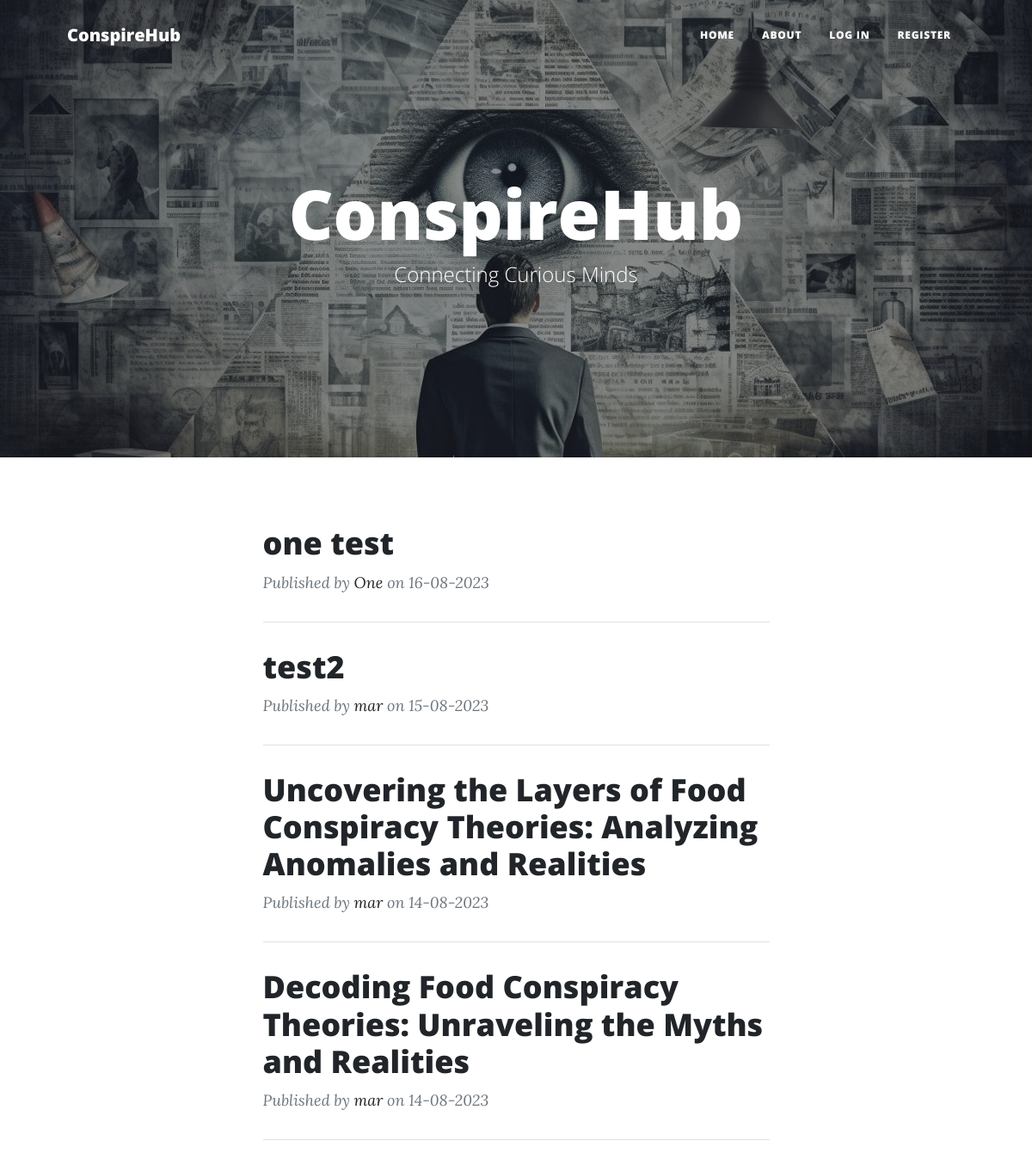
Before: / (upper part) with the older database file.
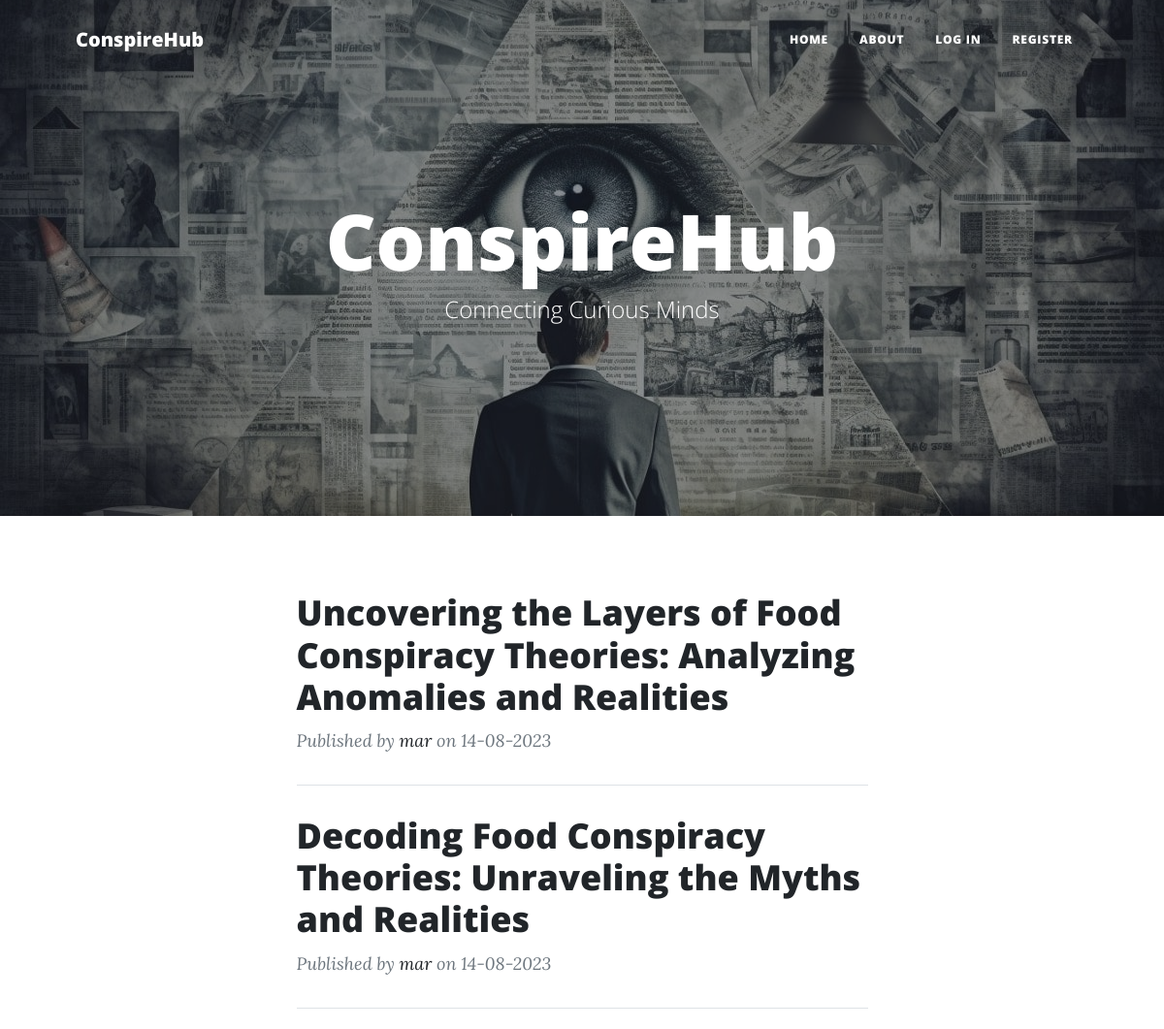
After: the same page with the newer database file.
### blogproject/models.py (models this page shows, shortened)
class BlogPost(db.Model):
    users = db.relationship(User)
    id = db.Column(db.Integer, primary_key=True)
    user_id = db.Column(db.Integer, db.ForeignKey('users.id'), nullable=False)
    date = db.Column(db.DateTime, nullable=False, default=datetime.utcnow)
    title = db.Column(db.String(160), nullable=False)
    text = db.Column(db.Text, nullable=False)

class User(db.Model, UserMixin):
    __tablename__ = 'users'
    id = db.Column(db.Integer, primary_key=True)
    profile_image = db.Column(
        db.String(64), nullable=False, default='snake.png')
    email = db.Column(db.String(64), unique=True, index=True)
    username = db.Column(db.String(64), unique=True, index=True)
    password_hash = db.Column(db.String(128))
    posts = db.relationship('BlogPost', backref='author', lazy=True)

### blogproject/core/views.py (the view)
@core.route('/')
def index():
    page = request.args.get('page', 1, type=int)
    blog_posts = BlogPost.query.order_by(BlogPost.date.desc()).paginate(page=page, per_page=5)
    return render_template('index.html', blog_posts=blog_posts)

### blogproject/templates/index.html (shortened to what this page needs)
{% extends "base.html" %}
{% block content %}
    <div class="container px-4 px-lg-5">
        <div class="row gx-4 gx-lg-5 justify-content-center">
            <div class="col-md-10 col-lg-8 col-xl-7">
                {% for post in blog_posts.items %}
                <div class="post-preview">
                    <a href="{{ url_for('blog_posts.view_post', blog_post_id=post.id) }}">
                        <h2 class="post-title">{{ post.title}}</h2>
                    </a>
                    <p class="post-meta">
                        Published by
                        <a href="{{ url_for('users.user_posts', username=post.author.username) }}">{{post.author.username }}</a>
                        on <span>{{ post.date.strftime('%d-%m-%Y') }}</span>
                    </p>
                </div>
                <hr class="my-4" />
                {% endfor %}
            </div>
        </div>
    </div>
    {% endblock %}

### blogproject/templates/base.html (shortened to what this page needs)
<!DOCTYPE html>
<html lang="en" dir="ltr">
<head>
        <link href="{{ url_for('static', filename='css/style.css') }}" rel="stylesheet"/>
</head>
<body>
    <nav class="navbar navbar-expand-lg navbar-light" id="mainNav">
        <div class="container px-4 px-lg-5">
            <a class="navbar-brand" href="{{url_for('core.index')}}">ConspireHub</a>
            <div class="collapse navbar-collapse" id="navbarResponsive">
                <ul class="navbar-nav ms-auto py-4 py-lg-0">
                    <li class="nav-item"><a class="nav-link px-lg-3 py-3 py-lg-4" href="{{url_for('core.index')}}">Home</a></li>
                    <li class="nav-item"><a class="nav-link px-lg-3 py-3 py-lg-4" href="{{url_for('core.info')}}">About</a></li>
                    {% if current_user.is_authenticated %}
                    <li class="nav-item"><a class="nav-link px-lg-3 py-3 py-lg-4" href="{{url_for('users.logout')}}">Log Out</a></li>
                    <li class="nav-item"><a class="nav-link px-lg-3 py-3 py-lg-4" href="{{url_for('users.account')}}">Account</a></li>
                    <li class="nav-item"><a class="nav-link px-lg-3 py-3 py-lg-4" href="{{url_for('blog_posts.create_post')}}">Create Article</a></li>
                    {% else %}
                    <li class="nav-item"><a class="nav-link px-lg-3 py-3 py-lg-4" href="{{url_for('users.login')}}">Log In</a></li>
                    <li class="nav-item"><a class="nav-link px-lg-3 py-3 py-lg-4" href="{{url_for('users.register')}}">Register</a></li>
                    {% endif %}
                </ul>
            </div>
        </div>
    </nav>
    <header class="masthead" style="background-image: url('{{ url_for('static', filename='img/bg.jpg') }}')">
        <div class="container position-relative px-4 px-lg-5">
            <div class="row gx-4 gx-lg-5 justify-content-center">
                <div class="col-md-10 col-lg-8 col-xl-7">
                    <div class="site-heading">
                        <h1>ConspireHub</h1>
                        <span class="subheading">Connecting Curious Minds</span>
                    </div>
                </div>
            </div>
        </div>
    </header>
    {% block content %}
    {% endblock %}
</body>
</html>

Changed rows visible on the page:
removed BlogPost: title "one test", author.username "One", date "16-08-2023"
removed BlogPost: title "test2", author.username "mar", date "15-08-2023"
